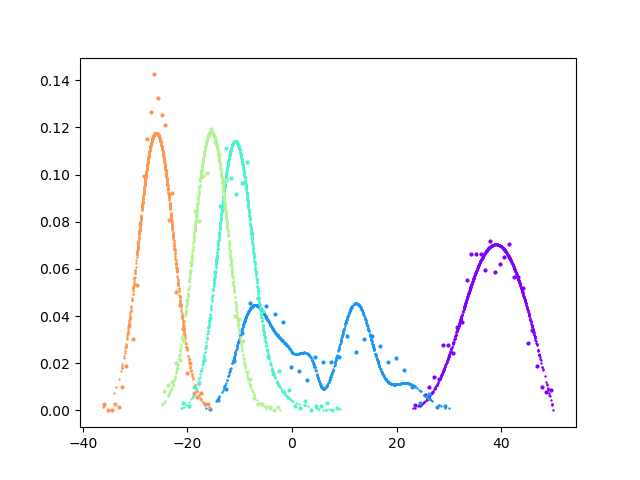

This chart was generated by the following Python code:
from __future__ import print_function
import pandas as pd
import numpy as np
import random
import math
import pickle
from numpy.polynomial.hermite import hermgauss
#import tensorflow as tf
import tensorflow.compat.v1 as tf
tf.disable_v2_behavior()
from femodel_tf_optimizer import femodel_tf_optimizer
import os, sys
import argparse


class femodel(femodel_tf_optimizer):
    """
    Class to optimize analytic binding free energy model with Tensorflow
    """
    kBT = 1.986e-3*300.0
    epsim = tf.constant(1.e-8, dtype=tf.float64)
    
    """    
    Rational soft-core function.

    Special case: when $u_c = 0$, 
    $$
    u_{\rm sc,0}(u)=
    \begin{cases}
    u                                                         & u \le 0 \\
    u_{\rm max} f_{\rm sc}(y)                                 & u  >  0
    \end{cases}
    $$
    with
    $$
    y = \frac{u}{u_{\rm max}}
    $$
    $$
    f_{\rm sc}(y) = \frac{z(y)^{a}-1}{z(y)^{a}+1} \, ,
    $$
    and
    $$
    z(y)=1+2 y/a + 2 (y/a)^2
    $$
    
    Inverse: $u = u_{\rm sc,0}$ for $u \le 0$. For $u > 0$:
    $$
    f_{\rm sc} = u_{\rm sc,0}/{u_{\rm max}}
    $$
    $$
    z = \left( \frac{1 + f_{\rm sc}}{1 - f_{\rm sc}}  \right)^(1/a)
    $$
    y = \frac{a}{2} \left( \sqrt{2 z - 1} -1  \right)
    $$
    $$
    u = u_{\rm max} y
    $$

    The derivative is:
    $$
    \frac{d u_{\rm sc,0}(u) }{du} = \frac{4 z^{a - 1}{(z^a + 1)^2} ( 1 + 2 \frac{y}{a} )
    $$
    for $u > 0$ and $1$ otherwise

    The general case $u_c \ne 0$ is obtained by shifting $u_{\rm sc}(u)$ up by $u_c$ and right by $u_c$:
    $$
    u_{\rm sc}(u) = u_{\rm sc,0}(u - u_c) + u_c
    $$
    For consistency, $u_{\rm max}$ is also shifted up by $u_c$. So the general case $u_c \ne 0$ is obtained
    by the special case $u_c = 0$ by the replacements
    $$
    u \rightarrow u - u_c
    $$
    $$
    u_{\rm max} \rightarrow u_{\rm max} - u_c
    $$

    Inverse for the general case: same as for the special case with the replacements above and:
    $$
    u = ( u_{\rm max} - u_c ) y + u_c
    $$

    Using the chain rule, the derivative for the general case has the same expression as the special case
    with the same replacements.
    

    """
    alphasc = tf.constant(1./16.,dtype=tf.float64)
    umaxsc = tf.constant(50.0/kBT, dtype=tf.float64)
    ubcore = tf.constant(0.0/kBT, dtype=tf.float64)
    def inverse_soft_core_function(self,usc):
        uno = tf.ones([tf.size(usc)], dtype=tf.float64)
        usc_safe1 = tf.where(usc < femodel.ubcore + femodel.epsim,       uno*(femodel.ubcore + femodel.epsim), usc)
        usc_safe2 = tf.where(usc_safe1 > femodel.umaxsc - femodel.epsim, uno*(femodel.umaxsc - femodel.epsim), usc_safe1)
        fsc = (usc_safe2-femodel.ubcore)/(femodel.umaxsc-femodel.ubcore)
        z = tf.math.pow((1.+fsc)/(1.-fsc), 1./femodel.alphasc)
        y = 0.5*femodel.alphasc*(-1.0 + tf.math.sqrt(2.*z - 1.))
        return tf.where(usc <= femodel.ubcore,
                        usc,
                        femodel.ubcore + (femodel.umaxsc - femodel.ubcore)*y)
    
    def der_soft_core_function(self,u):# dusc/du
        y = (u - femodel.ubcore)/(femodel.umaxsc-femodel.ubcore)
        z = 1 + 2.*y/femodel.alphasc + 2.*tf.math.pow(y/femodel.alphasc,2)
        za = tf.math.pow(z,femodel.alphasc)
        return tf.where(u <= femodel.ubcore,
                        tf.ones([tf.size(u)], dtype=tf.float64),
                        (4*(za/z)/tf.math.pow((za+1),2))*(1 + 2.*y/femodel.alphasc))

    def alchemical_potential_x(self, lmbds, xscbind):
        return tf.math.log(1. + tf.math.exp(- (xscbind[:,None]-lmbds['u0'][None,:]) * lmbds['alpha'][None,:])) * ((lmbds['Lambda2'][None,:] - lmbds['Lambda1'][None,:])/(lmbds['alpha'][None,:]+self.eps)) + xscbind[:,None] * lmbds['Lambda2'][None,:] + lmbds['w0'][None,:]
    
    def alchemical_potential(self, lmbds, uscbind):
        # self.eps is there to cover the case lambda1 = lambda2 and alpha = 0 in which case we have a linear alchemical potential
        return ((lmbds['Lambda2'] - lmbds['Lambda1'])/(lmbds['alpha']+self.eps))*tf.math.log(1. + tf.math.exp(-lmbds['alpha']*(uscbind-lmbds['u0']))) + lmbds['Lambda2']*uscbind + lmbds['w0']

if __name__ == '__main__':

    parser = argparse.ArgumentParser()
    parser.add_argument("-o", "--optimize", action="store_true", default=0,
                        help="Optimize parameters. Otherwise plot only.")
    parser.add_argument("-c", "--ncycles", type=int, default=100,
                        help="Number of optimization cycles")
    parser.add_argument("-n", "--nsteps", type=int, default=10,
                        help="Number of optimization steps in each cycle")
    parser.add_argument("-r", "--restart", action="store_true", default=0,
                        help="Restart optimization from the parameters saved in the pickle restart file")
    parser.add_argument("-b", "--basename",
                        help="Basename of the optimization job. Defaults to basename of this script.")
    parser.add_argument("-d", "--datafile", default="repl.cycle.potE.temp.lambda.ebind.lambda1.lambda2.alpha.u0.w0.dat",
                        help="Data file")
    parser.add_argument("-l", "--leg", type=float, default=1.0,
                        help="Value of state ID at which to plot the distributions")
    parser.add_argument("-s", "--stateID", nargs="+", type=int, default=0,
                        help="Values of state ID at which to plot the distributions")
    args = parser.parse_args()
    
    restart = args.restart
    production = args.optimize
    testarea = not production

    if args.basename:
        basename = args.basename
    else:
        basename = os.path.basename(os.path.splitext(sys.argv[0])[0])
        
    datafile = args.datafile
    ncycles = args.ncycles
    nsteps = args.nsteps
    states = args.stateID
    
    leg = args.leg

    print("Leg = ", leg)
    if leg == 1:
        direction = leg
    else:
        direction = -1.0
    print("Direction = ", direction)

    sdm_data_raw = pd.read_csv(datafile, delim_whitespace=True,
                           header=None,names=["cycle", "stateID", "temp", "direct", "Lambda1",
                                              "Lambda2", "alpha", "u0", "w0", "potE", "ebind", "bias"])

    lam_col = []
    for row in sdm_data_raw['stateID']:
        lam = 0.05*row
        if (lam > 0.5):
            lam = lam - 0.05
        lam_col.append(lam)

    #print(sdm_data_raw.stateID)

    sdm_data_raw.insert(2, "Lambda", lam_col)

    #print(sdm_data_raw)

    sdm_data = sdm_data_raw[sdm_data_raw["direct"] == direction]

    #print(sdm_data)

    temperature = 300.0
    kT = 1.986e-3*temperature # [kcal/mol]
    beta = 1./kT

    nmodes = 2

    reference_params = {}
    reference_params['ub'] = [  -6.95*beta, 2.95*beta ]
    reference_params['sb'] = [ 3.36*beta,  4.33*beta ]
    reference_params['pb'] = [ 7.54e-7, 1.85e-9 ]
    reference_params['elj'] = [ 10*beta, 30*beta ]
    reference_params['uce'] = [ 1.0,    20.0 ]
    reference_params['nl']  = [   5,    30 ]
    reference_params['wg'] =  [ 7.72e-4, 9.9999e-1 ]
    
    scale_params = {}
    scale_params['ub'] =  [ 1.*beta, 1.*beta ]
    scale_params['sb'] =  [ 0.1*beta, 0.1*beta ]
    scale_params['pb'] =  [ 1.e-7, 1.e-9 ]
    scale_params['elj'] = [ 1*beta, 1*beta ]
    scale_params['uce'] = [ 1, 1 ]
    scale_params['nl']  = [ 1, 1 ]
    scale_params['wg'] =  [ 1.e-4, 1.e-1 ]

    range_params = {}
    range_params['ub'] = [ (-30.0*beta, 30.0*beta), (-30.0*beta, 30.0*beta) ]
    range_params['sb'] = [ (1.0*beta, 8.0*beta), (1.0*beta, 8.0*beta) ]
    range_params['pb'] = [ (0.0, 1.0), (0.0, 1.0) ]
    range_params['elj'] = [ (1*beta, 10.0*beta), (10*beta, 100.0*beta) ]
    range_params['uce'] = [ (1.0, 10.0), (10.0, 40.0) ]
    range_params['nl'] = [ (3.0, 10.0), (10, 60.0) ]
    
    learning_rate = 0.05

    discard = 500
    
    xparams = {}
    if restart:
        with open(basename + '.pickle', 'rb') as f:
            best_ubx, best_sbx, best_pbx, best_ex, best_ucx, best_nlx, best_wgx = pickle.load(f)
            xparams['ub'] = best_ubx
            #xparams['ub'][1] = (-2*beta - reference_params['ub'][1])/scale_params['ub'][1]
            xparams['sb'] = best_sbx
            #xparams['sb'][0] = (3.11*beta - reference_params['sb'][0])/scale_params['sb'][0]
            #xparams['sb'][2] = (4.05 - reference_params['sb'][2])/scale_params['sb'][2]
            xparams['pb'] = best_pbx
            #xparams['pb'][0]  = (8.72e-10 - reference_params['pb'][0])/scale_params['pb'][0]
            #xparams['pb'][1]  = (9.0e-13 - reference_params['pb'][1])/scale_params['pb'][1]
            xparams['elj']   = best_ex
            #xparams['elj'][0]   = (8.0*beta - reference_params['elj'][0])/scale_params['elj'][0]
            #xparams['elj'][2]   = (15.0*beta - reference_params['elj'][2])/scale_params['elj'][2]
            xparams['uce']  = best_ucx
            #xparams['uce'][0]  = (1.0 - reference_params['uce'][0])/scale_params['uce'][0]
            #xparams['uce'][2]  = (14.0 - reference_params['uce'][2])/scale_params['uce'][2]
            xparams['nl']  = best_nlx
            #xparams['nl'][1]  = (5.0 - reference_params['nl'][1])/scale_params['nl'][1]
            xparams['wg'] = best_wgx
            #xparams['wg'][0] = (0 - reference_params['wg'][0])/scale_params['wg'][0] 
            #xparams['wg'][1] = (0 - reference_params['wg'][1])/scale_params['wg'][1] 
            #xparams['wg'][2] = (3.42e-34 - reference_params['wg'][2])/scale_params['wg'][2] 
    else:
        xparams['ub']  = [0. for i in range(nmodes) ]
        xparams['sb']  = [0. for i in range(nmodes) ]
        xparams['pb']  = [0. for i in range(nmodes) ]
        xparams['elj']   = [0. for i in range(nmodes) ]
        xparams['uce']  = [0. for i in range(nmodes) ]
        xparams['nl']  = [0. for i in range(nmodes) ]
        xparams['wg']  = [0. for i in range(nmodes) ]

    fe_optimizer = femodel(sdm_data, reference_params, temperature, range_params=range_params,
                  xparams=xparams, scale_params=scale_params, discard=discard, learning_rate=learning_rate)
                                        
    variables = [ fe_optimizer.ubx_t, fe_optimizer.sbx_t , fe_optimizer.ex_t, fe_optimizer.ucx_t, fe_optimizer.nlx_t, fe_optimizer.wgx_t, fe_optimizer.pbx_t ]
    
    #----- test area ----------------

    tf.logging.set_verbosity(tf.logging.ERROR)
    
    if testarea:
        with tf.Session() as sess:
            sess.run(fe_optimizer.init)
            ll = sess.run(fe_optimizer.cost)
            uv = sess.run(fe_optimizer.u)
            uscv = sess.run(fe_optimizer.usc)
            p0v = sess.run(tf.squeeze(fe_optimizer.p0))
            p0scv = sess.run(tf.squeeze(fe_optimizer.p0sc))
            pklv = sess.run(tf.squeeze(fe_optimizer.pkl))
            xscv = sess.run(fe_optimizer.xsc)
            p0scxv = sess.run(tf.squeeze(fe_optimizer.p0scx))
            sts = sess.run(fe_optimizer.lambdas['stateID'])
            upscv = sess.run(fe_optimizer.upsc)
            klv = sess.run(tf.squeeze(fe_optimizer.kl))


            best_ubx = sess.run(fe_optimizer.ubx_t)
            best_sbx = sess.run(fe_optimizer.sbx_t)
            best_pbx = sess.run(fe_optimizer.pbx_t)
            best_ex  = sess.run(fe_optimizer.ex_t)
            best_ucx = sess.run(fe_optimizer.ucx_t)
            best_nlx = sess.run(fe_optimizer.nlx_t)
            best_wgx = sess.run(fe_optimizer.wgx_t)
                        
            best_ub = sess.run(fe_optimizer.ub_t)
            best_sb = sess.run(fe_optimizer.sb_t)
            best_pb = sess.run(fe_optimizer.pb_t)
            best_elj  = sess.run(fe_optimizer.elj_t)
            best_uce = sess.run(fe_optimizer.uce_t)
            best_nl = sess.run(fe_optimizer.nl_t)
            best_wg = sess.run(fe_optimizer.wg_t)
            
            print("Optimized Cost =", ll)
            print("Parameters:")
            print("wg = ", best_wg)
            results = fe_optimizer.applyunits(best_ub, best_sb, best_pb, best_elj, best_uce, best_nl)
            params = ["ub", "sb", "pb", "elj", "uce", "nl"]
            for mode, item in enumerate(results):
                string = ""
                for value in item:
                    string = string + str(value) + " "
                print(params[mode] + " = [" + string + "]")
            print("-------------------------------------------------------------------------")


        # plot
        import matplotlib
        import matplotlib.pyplot as plt
        fig, ax = plt.subplots()
        color = iter(plt.cm.rainbow(np.linspace(0, 1, len(states) + 1)))
        for state in states:
            mask = abs(sts - state) < 1.e-6
            hist, bin_edges = np.histogram(uscv[mask]*kT, bins=30, density=True)
            nh = len(hist)
            dx = bin_edges[1] - bin_edges[0]
            xp = bin_edges[0:nh] + 0.5*dx
            c = next(color)
            ax.plot(xp, hist, 'o', markersize = 2, c=c)
            ax.plot(uscv[mask]*kT, pklv[mask]/kT, '+', markersize = 1, c=c)
            #ax.set_xlim([-40*kT,200*kT])
        #plt.show()
        plt.savefig("g2.png")



    #------- training area ----------------------

    if production:
        with tf.Session() as sess:
    
            sess.run(fe_optimizer.init)
            fe_optimizer.opt = fe_optimizer.optimizer.minimize(fe_optimizer.cost, var_list = variables)
            sess.graph.finalize()
            ll = sess.run(fe_optimizer.cost)

            best_loss = ll
            best_ubx = sess.run(fe_optimizer.ubx_t)
            best_sbx = sess.run(fe_optimizer.sbx_t)
            best_pbx = sess.run(fe_optimizer.pbx_t)
            best_ex  = sess.run(fe_optimizer.ex_t)
            best_ucx = sess.run(fe_optimizer.ucx_t)
            best_nlx = sess.run(fe_optimizer.nlx_t)
            best_wgx = sess.run(fe_optimizer.wgx_t)
            
            best_ub = sess.run(fe_optimizer.ub_t)
            best_sb = sess.run(fe_optimizer.sb_t)
            best_pb = sess.run(fe_optimizer.pb_t)
            best_elj  = sess.run(fe_optimizer.elj_t)
            best_uce = sess.run(fe_optimizer.uce_t)
            best_nl = sess.run(fe_optimizer.nl_t)
            best_wg = sess.run(fe_optimizer.wg_t)
            
            gubx = sess.run(fe_optimizer.gubx_t)
            gsbx = sess.run(fe_optimizer.gsbx_t)
            gpbx = sess.run(fe_optimizer.gpbx_t)
            gex = sess.run(fe_optimizer.gex_t)
            gucx = sess.run(fe_optimizer.gucx_t)
            gnlx = sess.run(fe_optimizer.gnlx_t)
            gwgx = sess.run(fe_optimizer.gwgx_t)
            print("Gradients:")
            print(gubx,gsbx,gpbx,gex,gucx,gnlx,gwgx)
            
            print("Start Cost =", ll)
            print("Parameters:")
            print("wg = ", best_wg)

            results = fe_optimizer.applyunits(best_ub, best_sb, best_pb, best_elj, best_uce, best_nl)
            params = ["ub", "sb", "pb", "elj", "uce", "nl"]
            for mode, item in enumerate(results):
                string = ""
                for value in item:
                    string = string + str(value) + " "
                print(params[mode] + " = [" + string + "]")

            print("---------------------------------------")
        
            for step in range(ncycles):
                for i in range(nsteps):
                    #sess.run(fe_optimizer.train) #all variables optimized
                    sess.run(fe_optimizer.opt) #only selected variables are optimized
                gubx = sess.run(fe_optimizer.gubx_t)
                gsbx = sess.run(fe_optimizer.gsbx_t)
                gpbx = sess.run(fe_optimizer.gpbx_t)
                gex = sess.run(fe_optimizer.gex_t)
                gucx = sess.run(fe_optimizer.gucx_t)
                gnlx = sess.run(fe_optimizer.gnlx_t)
                gwgx = sess.run(fe_optimizer.gwgx_t)
                notok = ( np.any(np.isnan(gubx)) or
                          np.any(np.isnan(gsbx)) or
                          np.any(np.isnan(gpbx)) or
                          np.any(np.isnan(gex))  or
                          np.any(np.isnan(gucx)) or
                          np.any(np.isnan(gnlx)) or
                          np.any(np.isnan(gwgx)) )
                

                print("Gradients:")
                print(gubx,gsbx,gpbx,gex,gucx,gnlx,gwgx)
                if notok:
                    print("Gradient error")
                    break
                ll = sess.run(fe_optimizer.cost)

                l_ubx = sess.run(fe_optimizer.ubx_t)
                l_sbx = sess.run(fe_optimizer.sbx_t)
                l_pbx = sess.run(fe_optimizer.pbx_t)
                l_ex  = sess.run(fe_optimizer.ex_t)
                l_ucx = sess.run(fe_optimizer.ucx_t)
                l_nlx = sess.run(fe_optimizer.nlx_t)
                l_wgx = sess.run(fe_optimizer.wgx_t)
            
                l_ub = sess.run(fe_optimizer.ub_t)
                l_sb = sess.run(fe_optimizer.sb_t)
                l_pb = sess.run(fe_optimizer.pb_t)
                l_elj = sess.run(fe_optimizer.elj_t)
                l_uce = sess.run(fe_optimizer.uce_t)
                l_nl = sess.run(fe_optimizer.nl_t)
                l_wg = sess.run(fe_optimizer.wg_t)
                
                if( ll < best_loss ):
                    best_loss = ll
                
                    best_ubx = l_ubx 
                    best_sbx = l_sbx
                    best_pbx = l_pbx
                    best_ex  = l_ex 
                    best_ucx = l_ucx
                    best_nlx = l_nlx 
                    best_wgx = l_wgx

                    best_ub  = l_ub  
                    best_sb  = l_sb 
                    best_pb  = l_pb 
                    best_elj = l_elj
                    best_uce = l_uce
                    best_nl  = l_nl   
                    best_wg  = l_wg
    

                print(step, "Cost =", ll)
                print("Parameters:")
                print("wg = ", l_wg)
                results = fe_optimizer.applyunits(l_ub, l_sb, l_pb, l_elj, l_uce, l_nl)
                params = ["ub", "sb", "pb", "elj", "uce", "nl"]
                for mode, item in enumerate(results):
                    string = ""
                    for value in item:
                        string = string + str(value) + " "
                    print(params[mode] + " = [" + string + "]") 

                print("----------------------------------------------------")

                with open(basename + '.pickle', 'wb') as f:
                    pickle.dump([best_ubx, best_sbx, best_pbx, best_ex, best_ucx, best_nlx, best_wgx],f)


                
            print("----------- End of Optimization -----------", basename);
            print("Optimized Cost =", best_loss)
            print("wg = ", best_wg)
            results = fe_optimizer.applyunits(best_ub, best_sb, best_pb, best_elj, best_uce, best_nl)
            params = ["ub", "sb", "pb", "elj", "uce", "nl"]
            for mode, item in enumerate(results):
                string = ""
                for value in item:
                    string = string + str(value) + " "
                print(params[mode] + " = [" + string + "]")



